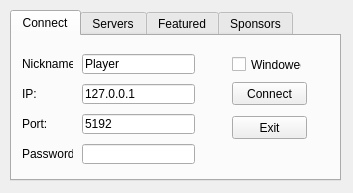
<?xml version="1.0" encoding="UTF-8"?>
<ui version="4.0">
 <class>ServerBrowser</class>
 <widget class="QMainWindow" name="ServerBrowser">
  <property name="geometry">
   <rect>
    <x>0</x>
    <y>0</y>
    <width>353</width>
    <height>193</height>
   </rect>
  </property>
  <property name="windowTitle">
   <string>ServerBrowser</string>
  </property>
  <widget class="QWidget" name="centralWidget">
   <widget class="QTabWidget" name="tabWidget">
    <property name="geometry">
     <rect>
      <x>10</x>
      <y>10</y>
      <width>331</width>
      <height>171</height>
     </rect>
    </property>
    <property name="currentIndex">
     <number>0</number>
    </property>
    <widget class="QWidget" name="tabConnect">
     <attribute name="title">
      <string>Connect</string>
     </attribute>
     <widget class="QLabel" name="label">
      <property name="geometry">
       <rect>
        <x>10</x>
        <y>20</y>
        <width>51</width>
        <height>16</height>
       </rect>
      </property>
      <property name="text">
       <string>Nickname:</string>
      </property>
     </widget>
     <widget class="QLineEdit" name="leNick">
      <property name="geometry">
       <rect>
        <x>70</x>
        <y>18</y>
        <width>113</width>
        <height>20</height>
       </rect>
      </property>
      <property name="text">
       <string>Player</string>
      </property>
     </widget>
     <widget class="QLineEdit" name="leIP">
      <property name="geometry">
       <rect>
        <x>70</x>
        <y>48</y>
        <width>113</width>
        <height>20</height>
       </rect>
      </property>
      <property name="text">
       <string>127.0.0.1</string>
      </property>
     </widget>
     <widget class="QLabel" name="label_2">
      <property name="geometry">
       <rect>
        <x>10</x>
        <y>50</y>
        <width>51</width>
        <height>16</height>
       </rect>
      </property>
      <property name="text">
       <string>IP:</string>
      </property>
     </widget>
     <widget class="QLineEdit" name="lePort">
      <property name="geometry">
       <rect>
        <x>70</x>
        <y>78</y>
        <width>113</width>
        <height>20</height>
       </rect>
      </property>
      <property name="text">
       <string>5192</string>
      </property>
     </widget>
     <widget class="QLabel" name="label_3">
      <property name="geometry">
       <rect>
        <x>10</x>
        <y>80</y>
        <width>51</width>
        <height>16</height>
       </rect>
      </property>
      <property name="text">
       <string>Port:</string>
      </property>
     </widget>
     <widget class="QLineEdit" name="lePassword">
      <property name="geometry">
       <rect>
        <x>70</x>
        <y>108</y>
        <width>113</width>
        <height>20</height>
       </rect>
      </property>
     </widget>
     <widget class="QLabel" name="label_4">
      <property name="geometry">
       <rect>
        <x>10</x>
        <y>110</y>
        <width>51</width>
        <height>16</height>
       </rect>
      </property>
      <property name="text">
       <string>Password:</string>
      </property>
     </widget>
     <widget class="QCheckBox" name="cbWindowed">
      <property name="geometry">
       <rect>
        <x>220</x>
        <y>20</y>
        <width>70</width>
        <height>17</height>
       </rect>
      </property>
      <property name="text">
       <string>Windowed</string>
      </property>
     </widget>
     <widget class="QPushButton" name="btnConnect">
      <property name="geometry">
       <rect>
        <x>220</x>
        <y>46</y>
        <width>75</width>
        <height>23</height>
       </rect>
      </property>
      <property name="text">
       <string>Connect</string>
      </property>
     </widget>
     <widget class="QPushButton" name="btnExit">
      <property name="geometry">
       <rect>
        <x>220</x>
        <y>80</y>
        <width>75</width>
        <height>23</height>
       </rect>
      </property>
      <property name="text">
       <string>Exit</string>
      </property>
     </widget>
    </widget>
    <widget class="QWidget" name="tabServers">
     <attribute name="title">
      <string>Servers</string>
     </attribute>
     <widget class="QPushButton" name="btnConnect2">
      <property name="geometry">
       <rect>
        <x>10</x>
        <y>520</y>
        <width>75</width>
        <height>23</height>
       </rect>
      </property>
      <property name="text">
       <string>Connect</string>
      </property>
     </widget>
     <widget class="QTreeWidget" name="twServers">
      <property name="geometry">
       <rect>
        <x>2</x>
        <y>2</y>
        <width>771</width>
        <height>511</height>
       </rect>
      </property>
      <column>
       <property name="text">
        <string notr="true">1</string>
       </property>
      </column>
     </widget>
     <widget class="QWidget" name="wServers" native="true">
      <property name="geometry">
       <rect>
        <x>0</x>
        <y>0</y>
        <width>791</width>
        <height>551</height>
       </rect>
      </property>
     </widget>
     <widget class="QPushButton" name="btnRefresh">
      <property name="geometry">
       <rect>
        <x>95</x>
        <y>520</y>
        <width>75</width>
        <height>23</height>
       </rect>
      </property>
      <property name="text">
       <string>Refresh</string>
      </property>
     </widget>
    </widget>
    <widget class="QWidget" name="tabFeatured">
     <attribute name="title">
      <string>Featured</string>
     </attribute>
    </widget>
    <widget class="QWidget" name="tabSponsors">
     <attribute name="title">
      <string>Sponsors</string>
     </attribute>
    </widget>
   </widget>
  </widget>
 </widget>
 <layoutdefault spacing="6" margin="11"/>
 <resources/>
 <connections/>
</ui>
